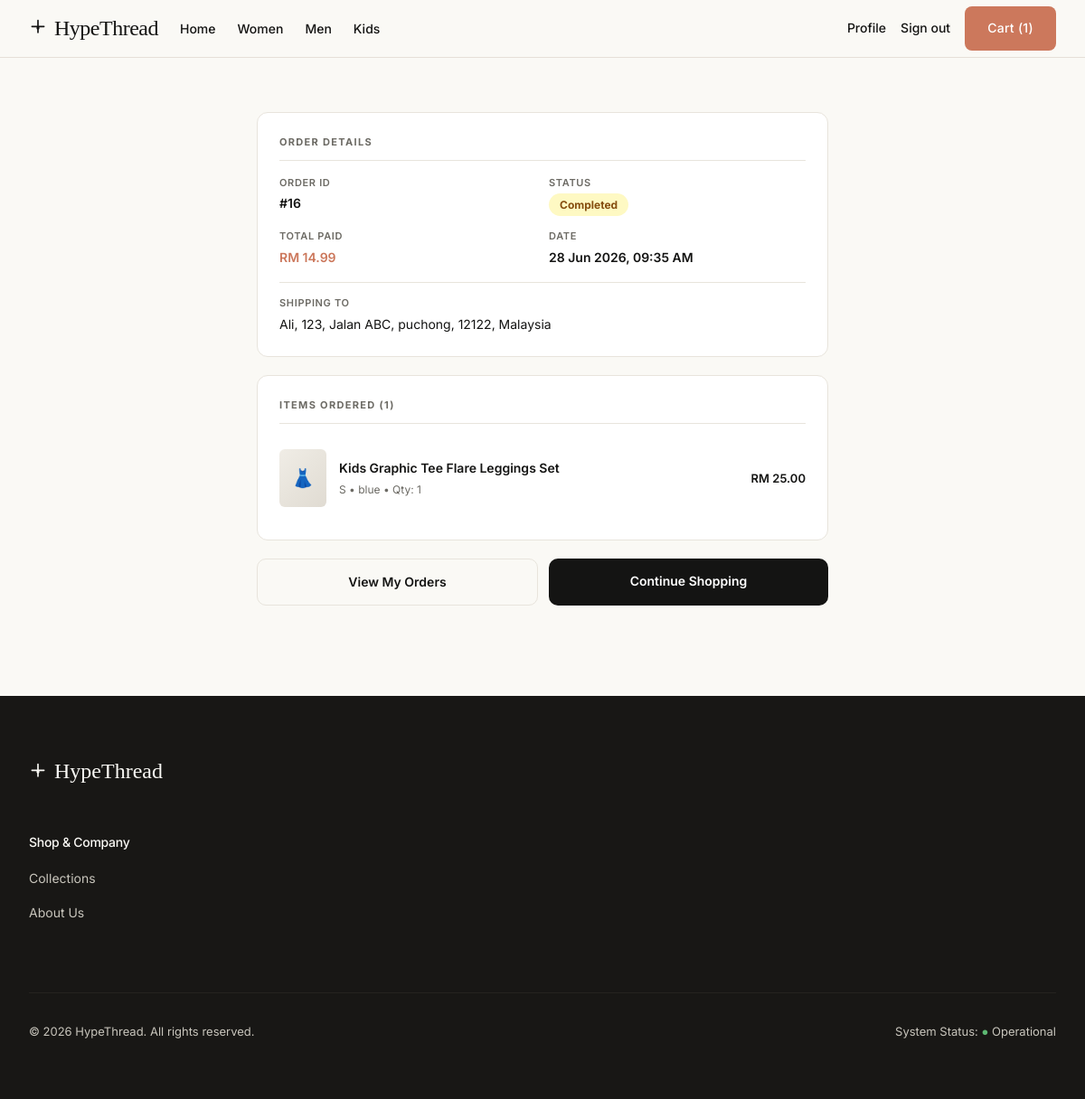
Page /buyer/order_success.php?id=16&view=details (signed in) on the committed database.
### tables this page shows
CREATE TABLE `orders` (
  `id` int(11) NOT NULL AUTO_INCREMENT,
  `user_id` int(11) DEFAULT NULL,
  `voucher_id` int(11) DEFAULT NULL,
  `total_amount` decimal(10,2) NOT NULL,
  `status` enum('pending','processing','shipped','completed','refund_requested','cancelled','refunded') NOT NULL DEFAULT 'pending',
  `address` text DEFAULT NULL,
  `completed_at` datetime DEFAULT NULL,
  `stock_restored` tinyint(1) NOT NULL DEFAULT 0,
  `created_at` timestamp NOT NULL DEFAULT current_timestamp(),
  PRIMARY KEY (`id`),
  KEY `user_id` (`user_id`),
  CONSTRAINT `orders_ibfk_1` FOREIGN KEY (`user_id`) REFERENCES `users` (`id`) ON DELETE CASCADE
);

CREATE TABLE `order_items` (
  `id` int(11) NOT NULL AUTO_INCREMENT,
  `order_id` int(11) DEFAULT NULL,
  `variation_id` int(11) DEFAULT NULL,
  `quantity` int(11) NOT NULL,
  `price` decimal(10,2) NOT NULL,
  PRIMARY KEY (`id`),
  KEY `order_id` (`order_id`),
  KEY `variation_id` (`variation_id`),
  CONSTRAINT `order_items_ibfk_1` FOREIGN KEY (`order_id`) REFERENCES `orders` (`id`) ON DELETE CASCADE,
  CONSTRAINT `order_items_ibfk_2` FOREIGN KEY (`variation_id`) REFERENCES `product_variations` (`id`) ON DELETE SET NULL
);

CREATE TABLE `products` (
  `id` int(11) NOT NULL AUTO_INCREMENT,
  `category_id` int(11) DEFAULT NULL,
  `name` varchar(100) NOT NULL,
  `description` text DEFAULT NULL,
  `size_chart` text DEFAULT NULL,
  `price` decimal(10,2) NOT NULL,
  `cost_price` decimal(10,2) DEFAULT 0.00,
  `discount_price` decimal(10,2) DEFAULT NULL,
  `gender` enum('Men','Women','Kids','Unisex') DEFAULT 'Unisex',
  `status` enum('published','draft','scheduled') DEFAULT 'published',
  `publish_at` datetime DEFAULT NULL,
  `is_featured` tinyint(1) DEFAULT 0,
  `views` int(11) DEFAULT 0,
  `created_at` timestamp NOT NULL DEFAULT current_timestamp(),
  PRIMARY KEY (`id`),
  KEY `category_id` (`category_id`),
  CONSTRAINT `products_ibfk_1` FOREIGN KEY (`category_id`) REFERENCES `categories` (`id`) ON DELETE SET NULL
);

CREATE TABLE `product_variations` (
  `id` int(11) NOT NULL AUTO_INCREMENT,
  `product_id` int(11) DEFAULT NULL,
  `size` varchar(20) DEFAULT NULL,
  `color` varchar(20) DEFAULT NULL,
  `stock_quantity` int(11) DEFAULT 0,
  PRIMARY KEY (`id`),
  KEY `product_id` (`product_id`),
  CONSTRAINT `product_variations_ibfk_1` FOREIGN KEY (`product_id`) REFERENCES `products` (`id`) ON DELETE CASCADE
);

### buyer/order_success.php (the view, shortened to what this page needs)
<?php
require_once '../config/db.php';
$order_id = intval($_GET['id'] ?? 0);
$user_id  = $_SESSION['user_id'];
$stmt = $pdo->prepare("SELECT * FROM orders WHERE id = ? AND user_id = ?");
$stmt->execute([$order_id, $user_id]);
$order = $stmt->fetch();
$stmt = $pdo->prepare("
    SELECT oi.quantity, oi.price, p.name, pv.size, pv.color,
           (SELECT id FROM product_images WHERE product_id = p.id LIMIT 1) as image_id
    FROM order_items oi
    JOIN product_variations pv ON oi.variation_id = pv.id
    JOIN products p ON pv.product_id = p.id
    WHERE oi.order_id = ?
");
$stmt->execute([$order_id]);
$items = $stmt->fetchAll();
include '../includes/header.php';
?>
<div class="success-wrapper">
    <div class="order-card">
        <div class="order-card-label">Order Details</div>
        <div class="order-meta-grid">
            <div class="order-meta-item">
                <div class="label">Order ID</div>
                <div class="value">#<?php echo $order['id']; ?></div>
            </div>
            <div class="order-meta-item">
                <div class="label">Status</div>
                <div class="value"><span class="status-badge"><?php echo $order['status']; ?></span></div>
            </div>
            <div class="order-meta-item">
                <div class="label">Total Paid</div>
                <div class="value" style="color:var(--colors-primary,#d4a574);">RM <?php echo number_format($order['total_amount'], 2); ?></div>
            </div>
            <div class="order-meta-item">
                <div class="label">Date</div>
                <div class="value"><?php echo date('d M Y, h:i A', strtotime($order['created_at'])); ?></div>
            </div>
        </div>
        <?php if (!empty($order['address'])): ?>
            <div style="margin-top:16px; padding-top:14px; border-top:1px solid var(--colors-border,#e8e4dc);">
                <div class="order-meta-item">
                    <div class="label">Shipping To</div>
                    <div class="value" style="font-weight:400; line-height:1.6;"><?php echo htmlspecialchars($order['address']); ?></div>
                </div>
            </div>
        <?php endif; ?>
    </div>
    <div class="order-card">
        <div class="order-card-label">Items Ordered (<?php echo count($items); ?>)</div>
        <?php foreach ($items as $item): ?>
            <div class="success-item-row">
                <?php if (!empty($item['image_id'])): ?>
                    <div class="success-item-placeholder" style="display:none;">👗</div>
                <?php else: ?>
                    <div class="success-item-placeholder">👗</div>
                <?php endif; ?>
                <div style="flex:1;">
                    <div style="font-size:14px; font-weight:600; color:var(--colors-ink); margin-bottom:3px;"><?php echo htmlspecialchars($item['name']); ?></div>
                    <div style="font-size:12px; color:var(--colors-muted,#888);">
                        <?php echo htmlspecialchars($item['size']); ?> &bull; <?php echo htmlspecialchars($item['color']); ?> &bull; Qty: <?php echo $item['quantity']; ?>
                    </div>
                </div>
                <div style="font-size:13px; font-weight:600; color:var(--colors-ink); flex-shrink:0;">
                    RM <?php echo number_format($item['price'] * $item['quantity'], 2); ?>
                </div>
            </div>
        <?php endforeach; ?>
    </div>
    <div class="success-actions">
        <a href="dashboard.php" class="btn-secondary-action">View My Orders</a>
        <a href="../products.php" class="btn-continue">Continue Shopping</a>
    </div>
</div>
<?php include '../includes/footer.php'; ?>

### assets/css/theme.css (style rules this page uses)
* { margin: 0; padding: 0; box-sizing: border-box; }
:root { --colors-primary: #cc785c; --colors-primary-active: #a9583e; --colors-primary-disabled: #e6dfd8; --colors-accent-teal: #5db8a6; --colors-accent-amber: #e8a55a; --colors-canvas: #faf9f5; --colors-surface-soft: #f5f0e8; --colors-surface-card: #efe9de; --colors-surface-cream-strong: #e8e0d2; --colors-surface-dark: #181715; --colors-surface-dark-elevated: #252320; --colors-surface-dark-soft: #1f1e1b; --colors-hairline: #e6dfd8; --colors-hairline-soft: #ebe6df; --colors-ink: #141413; --colors-body-strong: #252523; --colors-body: #3d3d3a; --colors-muted: #6c6a64; --colors-muted-soft: #8e8b82; --colors-on-primary: #ffffff; --colors-on-dark: #faf9f5; --colors-on-dark-soft: #c8c5bc; --colors-success: #5db872; --colors-warning: #d4a017; --colors-error: #c64545; --typography-display-font: 'Cormorant Garamond', 'EB Garamond', serif; --typography-body-font: 'Inter', sans-serif; --typography-code-font: 'JetBrains Mono', monospace; --spacing-xxs: 4px; --spacing-xs: 8px; --spacing-sm: 12px; --spacing-md: 16px; --spacing-lg: 24px; --spacing-xl: 32px; --spacing-xxl: 48px; --spacing-section: 96px; --rounded-xs: 4px; --rounded-sm: 6px; --rounded-md: 8px; --rounded-lg: 12px; --rounded-xl: 16px; --rounded-pill: 9999px; --rounded-full: 50%; --primary: var(--colors-primary); --primary-light: var(--colors-primary-active); --accent: var(--colors-primary-active); --bg-main: var(--colors-canvas); --bg-secondary: var(--colors-surface-card); --bg-sidebar: var(--colors-surface-dark); --text-main: var(--colors-ink); --text-muted: var(--colors-muted); --white: #ffffff; --border: var(--colors-hairline); --border-dark: var(--colors-surface-dark-elevated); --font-heading: var(--typography-display-font); --font-body: var(--typography-body-font); --radius-sm: var(--rounded-md); --radius-md: var(--rounded-lg); --radius-lg: var(--rounded-xl); --transition-fast: 0.15s cubic-bezier(0.4, 0, 0.2, 1); --transition-base: 0.25s cubic-bezier(0.4, 0, 0.2, 1); --shadow-sm: 0 1px 2px rgba(0, 0, 0, 0.05); --shadow-md: 0 4px 6px -1px rgba(0, 0, 0, 0.1), 0 2px 4px -1px rgba(0, 0, 0, 0.06); --shadow-lg: 0 10px 15px -3px rgba(0, 0, 0, 0.1), 0 4px 6px -2px rgba(0, 0, 0, 0.05); }
body { background-color: var(--colors-canvas); color: var(--colors-body); font-family: var(--typography-body-font); line-height: 1.6; -webkit-font-smoothing: antialiased; }
a { color: var(--colors-primary); text-decoration: none; transition: all var(--transition-fast); }

### buyer/order_success.php (style rules this page uses)
.success-wrapper { max-width: 680px; margin: 60px auto 100px; padding: 0 24px; }
.order-card { background: var(--colors-surface, #fff); border: 1px solid var(--colors-border, #e8e4dc); border-radius: 12px; padding: 24px; margin-bottom: 20px; }
.order-card-label { font-size: 11px; font-weight: 700; text-transform: uppercase; letter-spacing: 0.12em; color: var(--colors-muted, #888); margin-bottom: 16px; padding-bottom: 10px; border-bottom: 1px solid var(--colors-border, #e8e4dc); }
.order-meta-grid { display: grid; grid-template-columns: 1fr 1fr; gap: 14px; }
.order-meta-item .label { font-size: 11px; color: var(--colors-muted, #888); margin-bottom: 3px; text-transform: uppercase; letter-spacing: 0.06em; font-weight: 600; }
.order-meta-item .value { font-size: 14px; font-weight: 600; color: var(--colors-ink, #1a1a1a); }
.status-badge { display: inline-block; padding: 3px 12px; border-radius: 20px; font-size: 12px; font-weight: 700; text-transform: capitalize; background: #fef9c3; color: #854d0e; }
.success-item-row { display: flex; align-items: center; gap: 14px; padding: 12px 0; border-bottom: 1px solid var(--colors-border, #e8e4dc); }
.success-item-row:last-child { border-bottom: none; }
.success-item-placeholder { width: 52px; height: 64px; border-radius: 6px; background: linear-gradient(135deg, #f0ede6, #e0dbd2); display: flex; align-items: center; justify-content: center; font-size: 20px; flex-shrink: 0; }
.success-actions { display: flex; gap: 12px; margin-top: 8px; }
.btn-continue { flex: 1; text-align: center; padding: 14px; background: var(--colors-ink, #1a1a1a); color: #fff; border-radius: 10px; font-size: 14px; font-weight: 600; text-decoration: none; transition: background 0.2s; }
.btn-secondary-action { flex: 1; text-align: center; padding: 14px; border: 1px solid var(--colors-border, #e8e4dc); color: var(--colors-ink, #1a1a1a); border-radius: 10px; font-size: 14px; font-weight: 600; text-decoration: none; transition: border-color 0.2s; }

### rows in the picture
orders: id "16", status "Completed", total_amount "14.99", created_at "28 Jun 2026, 09:35 AM", address "Ali, 123, Jalan ABC, puchong, 12122, Malaysia"
order_items: products.name "Kids Graphic Tee Flare Leggings Set", variation.size "S", variation.color "blue", quantity "1", $item['price']*$item['quantity'] "25.00"

### other values in the picture
$cart_count "1"
count($items) "1"
